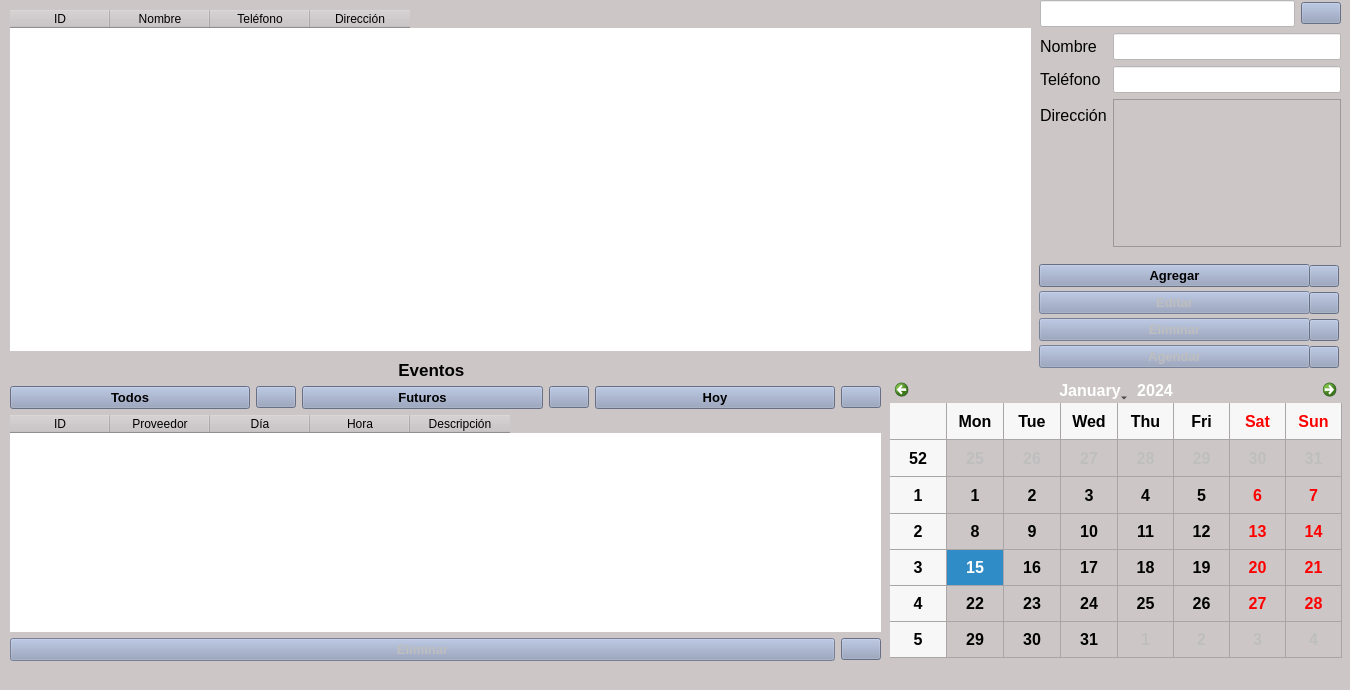
<?xml version="1.0" encoding="UTF-8"?>
<ui version="4.0">
 <class>WindowProveedores</class>
 <widget class="QMainWindow" name="WindowProveedores">
  <property name="geometry">
   <rect>
    <x>0</x>
    <y>0</y>
    <width>1350</width>
    <height>690</height>
   </rect>
  </property>
  <property name="windowTitle">
   <string>Proveedores</string>
  </property>
  <property name="windowIcon">
   <iconset>
    <normaloff>icons/Foto de Jebus.jpg</normaloff>icons/Foto de Jebus.jpg</iconset>
  </property>
  <property name="styleSheet">
   <string notr="true">QWidget{
	background-color:rgb(204, 198, 199)
}
QTableWidget{
	background-color: rgb(238, 232, 233)
}
QLineEdit{
	background-color: white
}
QPushButton{
	background-color:rgb(144, 156, 186)
}</string>
  </property>
  <widget class="QWidget" name="centralwidget">
   <widget class="QWidget" name="layoutWidget">
    <property name="geometry">
     <rect>
      <x>1039</x>
      <y>260</y>
      <width>271</width>
      <height>116</height>
     </rect>
    </property>
    <layout class="QVBoxLayout" name="verticalLayout_2">
     <property name="spacing">
      <number>0</number>
     </property>
     <item>
      <widget class="QPushButton" name="botonagregar">
       <property name="font">
        <font>
         <pointsize>10</pointsize>
         <weight>75</weight>
         <bold>true</bold>
        </font>
       </property>
       <property name="text">
        <string>Agregar</string>
       </property>
       <property name="icon">
        <iconset>
         <normaloff>icons/plus_circle_new_create_icon_145948.png</normaloff>icons/plus_circle_new_create_icon_145948.png</iconset>
       </property>
      </widget>
     </item>
     <item>
      <widget class="QPushButton" name="botoneditar">
       <property name="enabled">
        <bool>false</bool>
       </property>
       <property name="font">
        <font>
         <pointsize>10</pointsize>
         <weight>75</weight>
         <bold>true</bold>
        </font>
       </property>
       <property name="text">
        <string>Editar</string>
       </property>
       <property name="icon">
        <iconset>
         <normaloff>icons/pencil-striped-symbol-for-interface-edit-buttons_icon-icons.com_56782.png</normaloff>icons/pencil-striped-symbol-for-interface-edit-buttons_icon-icons.com_56782.png</iconset>
       </property>
      </widget>
     </item>
     <item>
      <widget class="QPushButton" name="botoneliminar">
       <property name="enabled">
        <bool>false</bool>
       </property>
       <property name="font">
        <font>
         <pointsize>10</pointsize>
         <weight>75</weight>
         <bold>true</bold>
        </font>
       </property>
       <property name="text">
        <string>Eliminar</string>
       </property>
       <property name="icon">
        <iconset>
         <normaloff>icons/trash_remove_icon_145922.png</normaloff>icons/trash_remove_icon_145922.png</iconset>
       </property>
      </widget>
     </item>
     <item>
      <widget class="QPushButton" name="botonagendar">
       <property name="enabled">
        <bool>false</bool>
       </property>
       <property name="font">
        <font>
         <pointsize>10</pointsize>
         <weight>75</weight>
         <bold>true</bold>
        </font>
       </property>
       <property name="text">
        <string>Agendar</string>
       </property>
       <property name="icon">
        <iconset>
         <normaloff>icons/calendar.png</normaloff>icons/calendar.png</iconset>
       </property>
      </widget>
     </item>
    </layout>
   </widget>
   <widget class="QWidget" name="layoutWidget_2">
    <property name="geometry">
     <rect>
      <x>1309</x>
      <y>260</y>
      <width>30</width>
      <height>116</height>
     </rect>
    </property>
    <layout class="QVBoxLayout" name="verticalLayout_4">
     <property name="spacing">
      <number>0</number>
     </property>
     <item>
      <widget class="QPushButton" name="ayudaagregar">
       <property name="text">
        <string/>
       </property>
       <property name="icon">
        <iconset>
         <normaloff>icons/help_question_1566.png</normaloff>icons/help_question_1566.png</iconset>
       </property>
      </widget>
     </item>
     <item>
      <widget class="QPushButton" name="ayudaeditar">
       <property name="text">
        <string/>
       </property>
       <property name="icon">
        <iconset>
         <normaloff>icons/help_question_1566.png</normaloff>icons/help_question_1566.png</iconset>
       </property>
      </widget>
     </item>
     <item>
      <widget class="QPushButton" name="ayudaeliminar">
       <property name="text">
        <string/>
       </property>
       <property name="icon">
        <iconset>
         <normaloff>icons/help_question_1566.png</normaloff>icons/help_question_1566.png</iconset>
       </property>
      </widget>
     </item>
     <item>
      <widget class="QPushButton" name="ayudaagendar">
       <property name="text">
        <string/>
       </property>
       <property name="icon">
        <iconset>
         <normaloff>icons/help_question_1566.png</normaloff>icons/help_question_1566.png</iconset>
       </property>
      </widget>
     </item>
    </layout>
   </widget>
   <widget class="QWidget" name="layoutWidget_3">
    <property name="geometry">
     <rect>
      <x>1040</x>
      <y>0</y>
      <width>301</width>
      <height>247</height>
     </rect>
    </property>
    <layout class="QVBoxLayout" name="verticalLayout_3">
     <item>
      <layout class="QHBoxLayout" name="horizontalLayout">
       <item>
        <widget class="QLineEdit" name="busqueda">
         <property name="font">
          <font>
           <pointsize>12</pointsize>
          </font>
         </property>
         <property name="text">
          <string/>
         </property>
        </widget>
       </item>
       <item>
        <widget class="QPushButton" name="botonbuscar">
         <property name="text">
          <string/>
         </property>
         <property name="icon">
          <iconset>
           <normaloff>icons/searchmagnifierinterfacesymbol1_79893.png</normaloff>icons/searchmagnifierinterfacesymbol1_79893.png</iconset>
         </property>
        </widget>
       </item>
      </layout>
     </item>
     <item>
      <layout class="QFormLayout" name="formLayout">
       <item row="0" column="0">
        <widget class="QLabel" name="label">
         <property name="font">
          <font>
           <pointsize>12</pointsize>
          </font>
         </property>
         <property name="text">
          <string>Nombre</string>
         </property>
        </widget>
       </item>
       <item row="0" column="1">
        <widget class="QLineEdit" name="nombre">
         <property name="font">
          <font>
           <pointsize>12</pointsize>
          </font>
         </property>
         <property name="text">
          <string/>
         </property>
        </widget>
       </item>
       <item row="1" column="0">
        <widget class="QLabel" name="label_2">
         <property name="font">
          <font>
           <pointsize>12</pointsize>
          </font>
         </property>
         <property name="text">
          <string>Teléfono</string>
         </property>
        </widget>
       </item>
       <item row="1" column="1">
        <widget class="QLineEdit" name="telefono">
         <property name="font">
          <font>
           <pointsize>12</pointsize>
          </font>
         </property>
         <property name="text">
          <string/>
         </property>
        </widget>
       </item>
       <item row="2" column="0">
        <widget class="QLabel" name="label_3">
         <property name="font">
          <font>
           <pointsize>12</pointsize>
          </font>
         </property>
         <property name="text">
          <string>Dirección</string>
         </property>
        </widget>
       </item>
       <item row="2" column="1">
        <widget class="QPlainTextEdit" name="direccion"/>
       </item>
      </layout>
     </item>
    </layout>
   </widget>
   <widget class="QTableWidget" name="tablaproveedores">
    <property name="geometry">
     <rect>
      <x>10</x>
      <y>10</y>
      <width>1021</width>
      <height>341</height>
     </rect>
    </property>
    <property name="font">
     <font>
      <pointsize>12</pointsize>
     </font>
    </property>
    <property name="styleSheet">
     <string notr="true">QTableView,QListView::section {
	Background-color:rgb(255, 255, 255);
	alternate-background-color:rgb(200, 167, 255);	
}</string>
    </property>
    <property name="frameShape">
     <enum>QFrame::NoFrame</enum>
    </property>
    <property name="editTriggers">
     <set>QAbstractItemView::NoEditTriggers</set>
    </property>
    <property name="alternatingRowColors">
     <bool>true</bool>
    </property>
    <property name="sortingEnabled">
     <bool>false</bool>
    </property>
    <attribute name="verticalHeaderVisible">
     <bool>false</bool>
    </attribute>
    <column>
     <property name="text">
      <string>ID</string>
     </property>
    </column>
    <column>
     <property name="text">
      <string>Nombre</string>
     </property>
    </column>
    <column>
     <property name="text">
      <string>Teléfono</string>
     </property>
    </column>
    <column>
     <property name="text">
      <string>Dirección</string>
     </property>
    </column>
   </widget>
   <widget class="QWidget" name="layoutWidget_4">
    <property name="geometry">
     <rect>
      <x>10</x>
      <y>360</y>
      <width>871</width>
      <height>301</height>
     </rect>
    </property>
    <layout class="QVBoxLayout" name="verticalLayout">
     <item>
      <widget class="QLabel" name="label_4">
       <property name="font">
        <font>
         <pointsize>13</pointsize>
         <weight>75</weight>
         <bold>true</bold>
        </font>
       </property>
       <property name="text">
        <string>Eventos      </string>
       </property>
       <property name="alignment">
        <set>Qt::AlignCenter</set>
       </property>
      </widget>
     </item>
     <item>
      <layout class="QHBoxLayout" name="horizontalLayout_2">
       <item>
        <widget class="QPushButton" name="botontodos">
         <property name="font">
          <font>
           <pointsize>10</pointsize>
           <weight>75</weight>
           <bold>true</bold>
          </font>
         </property>
         <property name="text">
          <string>Todos</string>
         </property>
        </widget>
       </item>
       <item>
        <widget class="QPushButton" name="ayudatodos">
         <property name="sizePolicy">
          <sizepolicy hsizetype="Maximum" vsizetype="Fixed">
           <horstretch>0</horstretch>
           <verstretch>0</verstretch>
          </sizepolicy>
         </property>
         <property name="text">
          <string/>
         </property>
         <property name="icon">
          <iconset>
           <normaloff>icons/help_question_1566.png</normaloff>icons/help_question_1566.png</iconset>
         </property>
        </widget>
       </item>
       <item>
        <widget class="QPushButton" name="botonfuturos">
         <property name="font">
          <font>
           <pointsize>10</pointsize>
           <weight>75</weight>
           <bold>true</bold>
          </font>
         </property>
         <property name="text">
          <string>Futuros</string>
         </property>
        </widget>
       </item>
       <item>
        <widget class="QPushButton" name="ayudafuturos">
         <property name="sizePolicy">
          <sizepolicy hsizetype="Maximum" vsizetype="Fixed">
           <horstretch>0</horstretch>
           <verstretch>0</verstretch>
          </sizepolicy>
         </property>
         <property name="text">
          <string/>
         </property>
         <property name="icon">
          <iconset>
           <normaloff>icons/help_question_1566.png</normaloff>icons/help_question_1566.png</iconset>
         </property>
        </widget>
       </item>
       <item>
        <widget class="QPushButton" name="botonhoy">
         <property name="font">
          <font>
           <pointsize>10</pointsize>
           <weight>75</weight>
           <bold>true</bold>
          </font>
         </property>
         <property name="text">
          <string>Hoy</string>
         </property>
        </widget>
       </item>
       <item>
        <widget class="QPushButton" name="ayudahoy">
         <property name="sizePolicy">
          <sizepolicy hsizetype="Maximum" vsizetype="Fixed">
           <horstretch>0</horstretch>
           <verstretch>0</verstretch>
          </sizepolicy>
         </property>
         <property name="text">
          <string/>
         </property>
         <property name="icon">
          <iconset>
           <normaloff>icons/help_question_1566.png</normaloff>icons/help_question_1566.png</iconset>
         </property>
        </widget>
       </item>
      </layout>
     </item>
     <item>
      <widget class="QTableWidget" name="tablaeventos">
       <property name="font">
        <font>
         <pointsize>12</pointsize>
        </font>
       </property>
       <property name="styleSheet">
        <string notr="true">QTableView,QListView::section {
	Background-color:rgb(255, 255, 255);
	alternate-background-color:rgb(200, 167, 255);	
}</string>
       </property>
       <property name="frameShape">
        <enum>QFrame::NoFrame</enum>
       </property>
       <property name="editTriggers">
        <set>QAbstractItemView::NoEditTriggers</set>
       </property>
       <property name="alternatingRowColors">
        <bool>true</bool>
       </property>
       <property name="sortingEnabled">
        <bool>false</bool>
       </property>
       <attribute name="verticalHeaderVisible">
        <bool>false</bool>
       </attribute>
       <column>
        <property name="text">
         <string>ID</string>
        </property>
       </column>
       <column>
        <property name="text">
         <string>Proveedor</string>
        </property>
       </column>
       <column>
        <property name="text">
         <string>Día</string>
        </property>
       </column>
       <column>
        <property name="text">
         <string>Hora</string>
        </property>
       </column>
       <column>
        <property name="text">
         <string>Descripción</string>
        </property>
       </column>
      </widget>
     </item>
     <item>
      <layout class="QHBoxLayout" name="horizontalLayout_3">
       <item>
        <widget class="QPushButton" name="botoneliminar_3">
         <property name="enabled">
          <bool>false</bool>
         </property>
         <property name="font">
          <font>
           <pointsize>10</pointsize>
           <weight>75</weight>
           <bold>true</bold>
          </font>
         </property>
         <property name="text">
          <string>Eliminar</string>
         </property>
         <property name="icon">
          <iconset>
           <normaloff>icons/trash_remove_icon_145922.png</normaloff>icons/trash_remove_icon_145922.png</iconset>
         </property>
        </widget>
       </item>
       <item>
        <widget class="QPushButton" name="ayudaeliminar_2">
         <property name="sizePolicy">
          <sizepolicy hsizetype="Maximum" vsizetype="Fixed">
           <horstretch>0</horstretch>
           <verstretch>0</verstretch>
          </sizepolicy>
         </property>
         <property name="text">
          <string/>
         </property>
         <property name="icon">
          <iconset>
           <normaloff>icons/help_question_1566.png</normaloff>icons/help_question_1566.png</iconset>
         </property>
        </widget>
       </item>
      </layout>
     </item>
    </layout>
   </widget>
   <widget class="QPushButton" name="botoneliminar_2">
    <property name="geometry">
     <rect>
      <x>300</x>
      <y>733</y>
      <width>776</width>
      <height>25</height>
     </rect>
    </property>
    <property name="font">
     <font>
      <pointsize>10</pointsize>
      <weight>75</weight>
      <bold>true</bold>
     </font>
    </property>
    <property name="text">
     <string>Eliminar</string>
    </property>
    <property name="icon">
     <iconset>
      <normaloff>icons/trash_remove_icon_145922.png</normaloff>icons/trash_remove_icon_145922.png</iconset>
    </property>
   </widget>
   <widget class="QCalendarWidget" name="calendario">
    <property name="geometry">
     <rect>
      <x>890</x>
      <y>377</y>
      <width>452</width>
      <height>281</height>
     </rect>
    </property>
    <property name="font">
     <font>
      <pointsize>12</pointsize>
      <weight>75</weight>
      <bold>true</bold>
     </font>
    </property>
    <property name="gridVisible">
     <bool>true</bool>
    </property>
   </widget>
  </widget>
  <widget class="QMenuBar" name="menubar">
   <property name="geometry">
    <rect>
     <x>0</x>
     <y>0</y>
     <width>1350</width>
     <height>21</height>
    </rect>
   </property>
  </widget>
  <widget class="QStatusBar" name="statusbar"/>
 </widget>
 <resources/>
 <connections/>
</ui>
